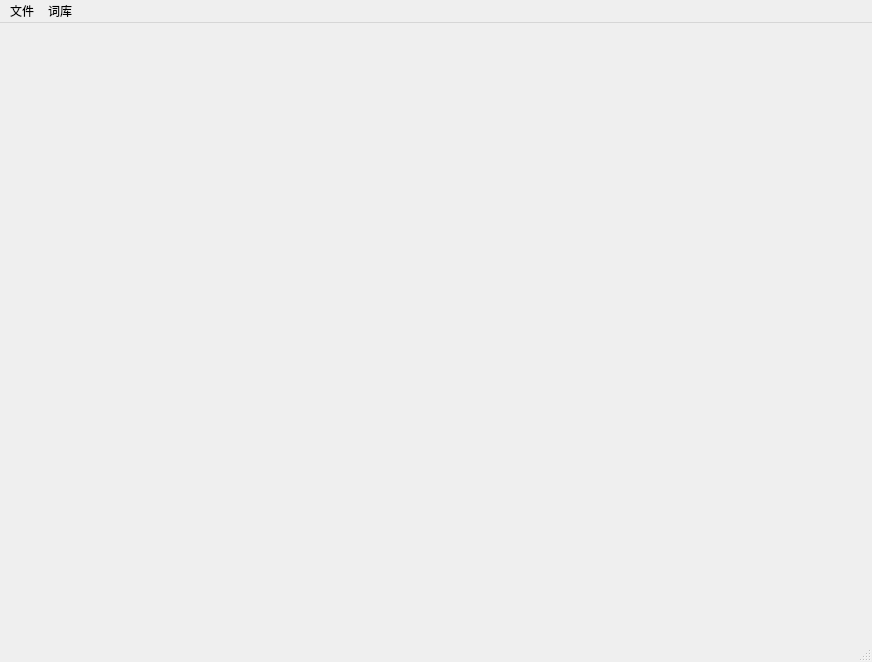
<?xml version="1.0" encoding="UTF-8"?>
<ui version="4.0">
 <class>MainWindow</class>
 <widget class="QMainWindow" name="MainWindow">
  <property name="geometry">
   <rect>
    <x>0</x>
    <y>0</y>
    <width>872</width>
    <height>662</height>
   </rect>
  </property>
  <property name="windowTitle">
   <string>MainWindow</string>
  </property>
  <widget class="QWidget" name="centralwidget"/>
  <widget class="QMenuBar" name="menubar">
   <property name="geometry">
    <rect>
     <x>0</x>
     <y>0</y>
     <width>872</width>
     <height>23</height>
    </rect>
   </property>
   <widget class="QMenu" name="menu">
    <property name="title">
     <string>文件</string>
    </property>
    <addaction name="action_5"/>
    <addaction name="action_6"/>
   </widget>
   <widget class="QMenu" name="menu_3">
    <property name="title">
     <string>词库</string>
    </property>
    <addaction name="action_3"/>
    <addaction name="action_7"/>
   </widget>
   <addaction name="menu"/>
   <addaction name="menu_3"/>
  </widget>
  <widget class="QStatusBar" name="statusbar"/>
  <action name="action_2">
   <property name="text">
    <string>词库</string>
   </property>
  </action>
  <action name="action_3">
   <property name="text">
    <string>导入外部词库</string>
   </property>
  </action>
  <action name="action_5">
   <property name="text">
    <string>新建</string>
   </property>
  </action>
  <action name="action_6">
   <property name="text">
    <string>打开</string>
   </property>
  </action>
  <action name="action_7">
   <property name="text">
    <string>指定词库</string>
   </property>
  </action>
 </widget>
 <resources/>
 <connections/>
</ui>
